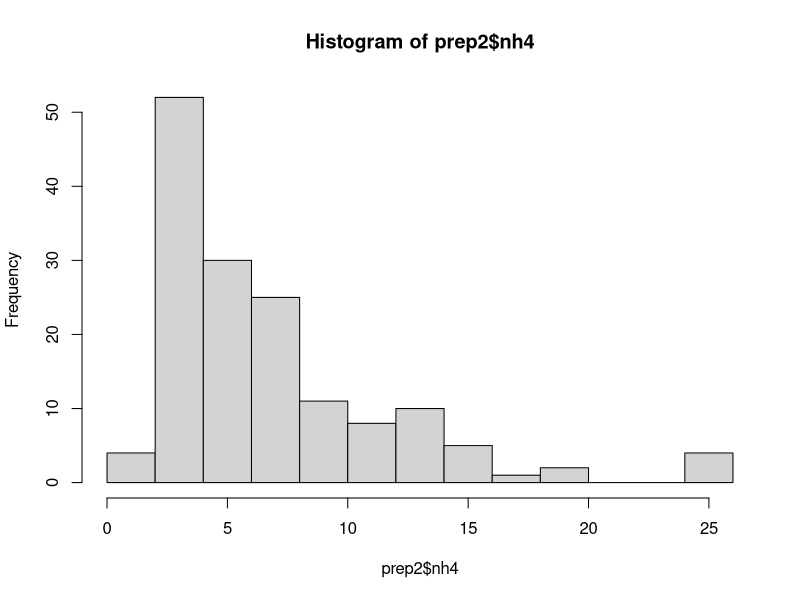
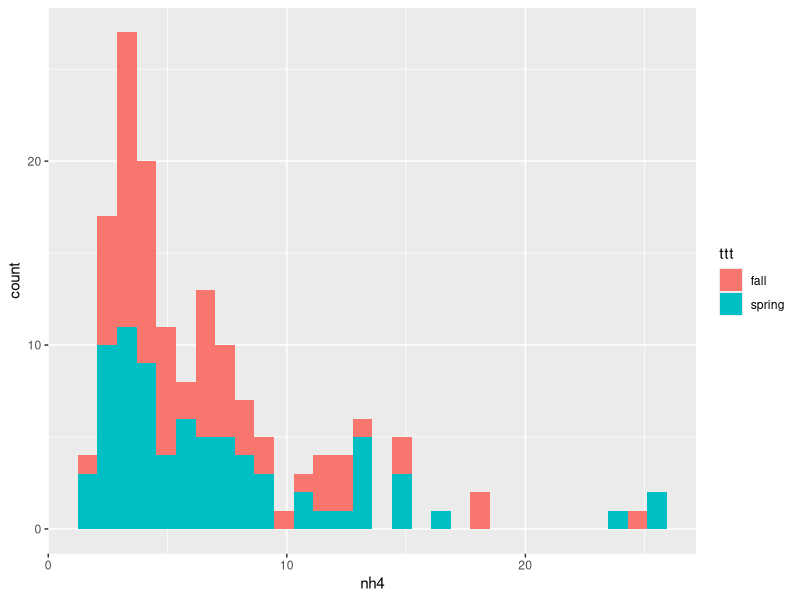
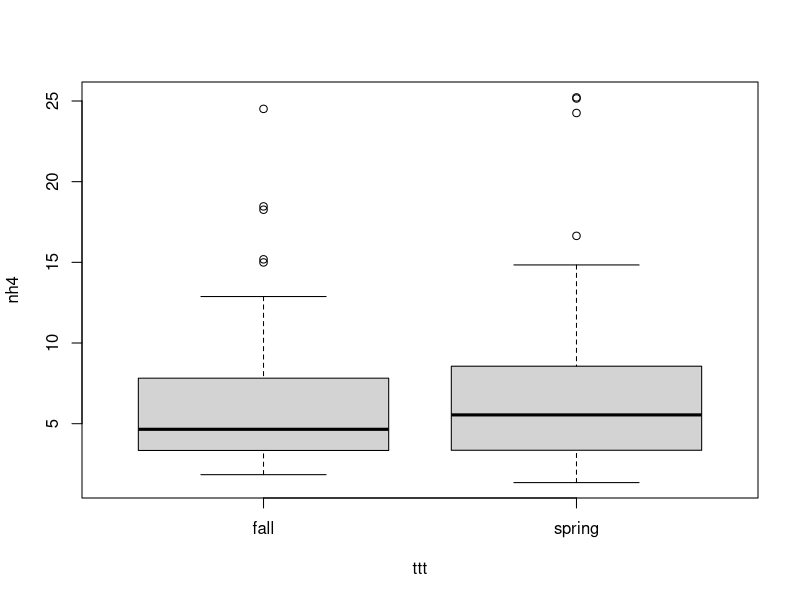

The R source for these figures, in order: (Note: this script raises an error after producing the figures.)
#These will aid in developing various plot.


#Data exploration
#Histograms
#Box plot
#Bar plot
#Linepoint plot
#Descriptive Stats

library(tidyverse)
library(psych)
library(ggplot2)
library(plyr)
library(knitr)
library(lubridate)

getwd()
#setwd() Set the working directory to find your file or go to File ---> Import Dataset
setwd("C:/enter/the/path/here")


prep<-read.csv (file ="SoilN.csv",
                header = TRUE, 
                sep = ",")
glimpse(prep)
prep$date <- mdy(prep$date)
class(prep$date)

prep2 <- prep 


# Some quick plots to visualize data

#Histogram

histogram1 <- hist(prep2$nh4, col = "lightgray") #Histogram showing distrobution of all data

histogram2 <- ggplot(prep2, aes(nh4, fill=ttt))+
                geom_histogram()

histogram2

#BoxPlots

box1 <- boxplot(nh4 ~ ttt, data = prep2) #Basic boxplot. Grouped by ttt which is treatment

box2 <- ggplot(prep2,aes(interval, nh4, fill=ttt))+ #ggplot2 Boxplot. Grouped by both depth and ttt
        geom_boxplot(width=.75, outlier.size=3, outlier.shape=21)+
        
        xlab("Depth (cm)")+
        ylab("Nitrate - N" ~ ("mg N L"^-1)~"\n")+
        scale_fill_grey(start=.5, end=1,
                        labels=c("Fall","Spring"),
                        guide_legend(title="Treatment"))
box2

#Some descriptive statistics to assist with upcoming Barplots

prepbar1 <- prep2 %>%

        group_by(ttt) %>%  #First group the data by Month
        dplyr::summarise(N = n(), #specifies that dplyr package should be used, otherwise computer gets confused.
                         #sum = sum(F_atmp),
                         #N    = length(F_atmp),
                         mean = mean(nh4),
                         median = median(nh4),
                         sd   = sd(nh4),
                         se   = sd / sqrt(N) )

prepbar1

prepbar2 <- prep2 %>%
        
        group_by(ttt,interval) %>%  #First group the data by Month
        dplyr::summarise(N = n(), #specifies that dplyr package should be used, otherwise computer gets confused.
                         #sum = sum(F_atmp),
                         #N    = length(F_atmp),
                         mean = mean(nh4),
                         median = median(nh4),
                         sd   = sd(nh4),
                         se   = sd / sqrt(N) )

prepbar2

kable(prepbar2[,c(1:7)], digits=0, caption="Descriptive Stats by Treatment and Depth")

# Independent 2-group t-test (with defaults)
#t.test(log(mgl) ~ ttt, data = prep)

#Barplots with errorbars taken from descriptive statistics

barplot(mean ~ ttt, data=prepbar1)

bar <-ggplot(prepbar2,aes(x=interval, y=mean, fill=ttt))+
        geom_bar(position="dodge", stat="identity", colour="black")+
        geom_errorbar(aes(ymin=mean-se, ymax=mean+se),
                      width=.2, position=position_dodge(0.9))+
        xlab("Interval (Weeks)")+
        ylab("Ammonium - N" ~ ("mg N L"^-1)~"\n")+
        scale_fill_grey(start=.5, end=1,
                        labels=c("Fall","Spring"),
                        guide_legend(title="Treatment"))
bar


mytheme <- theme_bw(base_size = 18, base_family = "")+theme(
        #Panel
        panel.grid.major = element_line(colour = "#E5E5E5"),
        panel.grid.minor = element_line(colour = "#E5E5E5"),
        panel.background = element_rect(fill = NA),
        panel.border = element_rect(colour = "#ADADAD", fill = NA, size=1),
        #Text and Axis
        axis.title.x = element_text(colour="black", face="bold", size=16),
        axis.text.x = element_text(colour="black", size=12),
        axis.title.y = element_text(colour="black", size=16, face="bold",
                                    lineheight = 1.2, angle = 90),
        axis.text.y = element_text(colour="black", size=12),
        plot.title = element_text(colour="black", size=18, face="bold"),
        axis.line = element_line(colour="#A1A1A1", size=1),
        #Legend
        legend.title = element_text(colour="black", size=16, face="bold"))

bar+mytheme

library(plyr)



lg <- ggplot(prepbar2,aes(x=interval,y=mean, fill=ttt, group=ttt))+
     geom_hline(yintercept=0, colour="#A1A1A1")+
     geom_errorbar(aes(ymin=mean-se, ymax=mean+se),
                   width=0.2, size=0.3, colour="black", position=position_dodge(0.3))+     
     geom_line(linetype="dashed", colour="black", size=0.5,
               position=position_dodge(0.3))+
     geom_point(shape=21, size=3.5, position=position_dodge(0.3))+
        xlab("Interval (Weeks)")+
        ylab("Ammonium - N" ~ ("mg N L"^-1)~"\n")+
        scale_fill_grey(start=.5, end=1,
                        labels=c("Fall","Spring"),
                        guide_legend(title="Treatment"))
lg
lg+mytheme
rm(list = ls())  # Clean up
